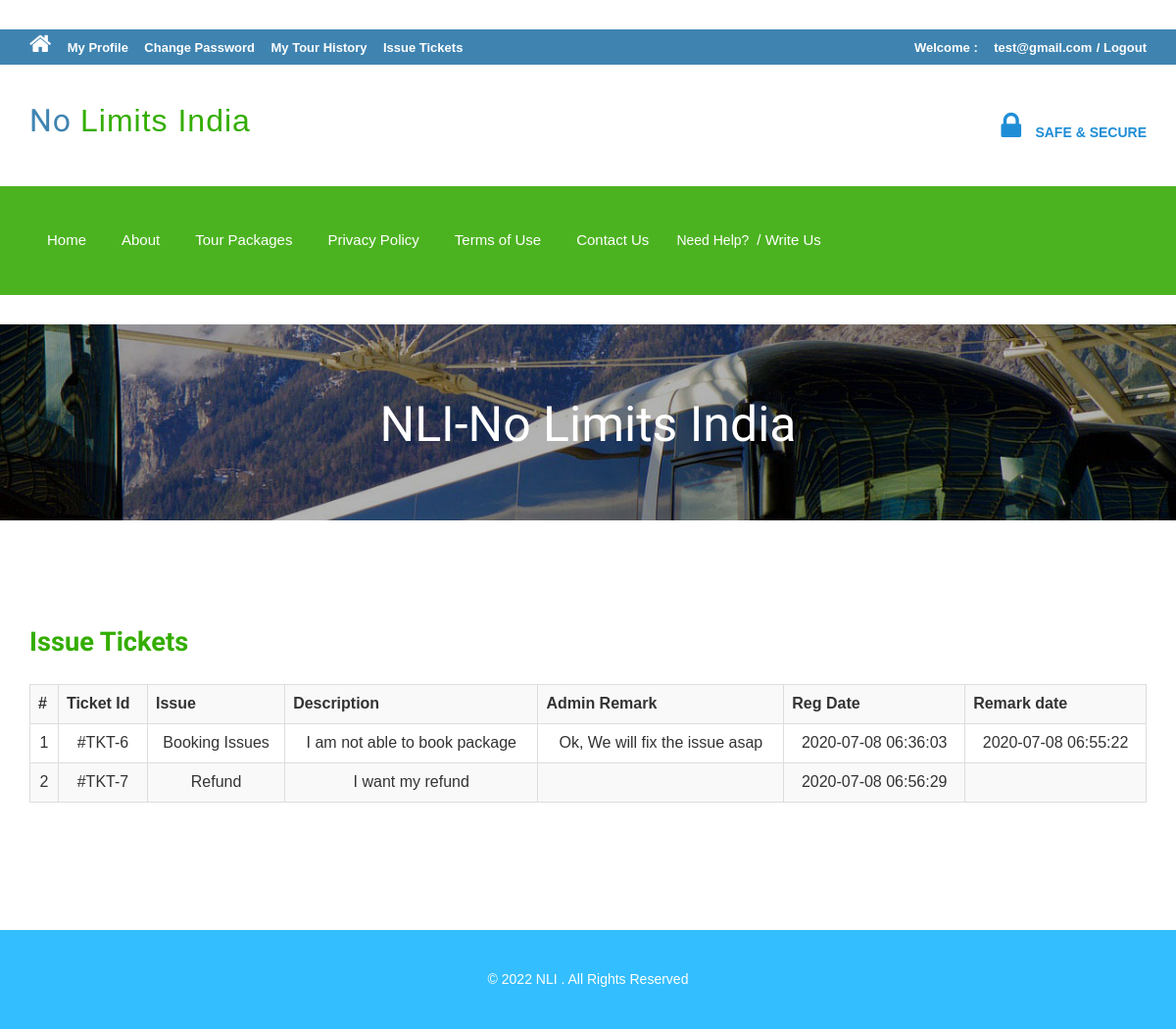
/issuetickets.php (signed in), run on an earlier commit of the app's database.
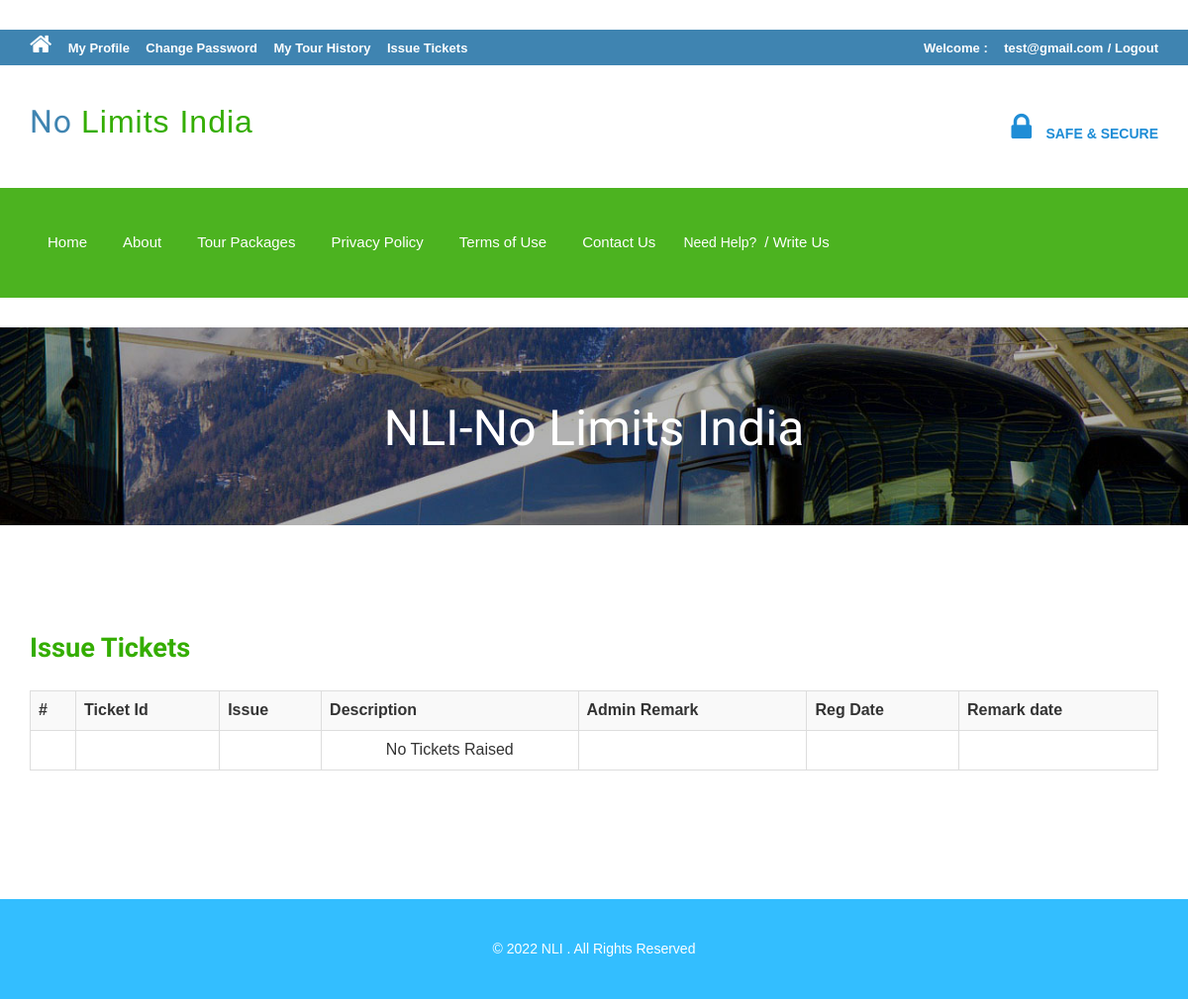
And on a later commit of the database.
### tables this page shows
CREATE TABLE `tblissues` (
  `id` int(11) NOT NULL,
  `UserEmail` varchar(100) DEFAULT NULL,
  `Issue` varchar(100) DEFAULT NULL,
  `Description` mediumtext DEFAULT NULL,
  `PostingDate` timestamp NULL DEFAULT current_timestamp(),
  `AdminRemark` mediumtext DEFAULT NULL,
  `AdminremarkDate` timestamp NULL DEFAULT NULL ON UPDATE current_timestamp()
);

### issuetickets.php (the view, shortened to what this page needs)
<?php
include('includes/config.php');
if (strlen($_SESSION['login']) == 0) {
	header('location:index.php');
} else {
?>
	<!DOCTYPE HTML>
	<html>
	<head>
		<link href="css/bootstrap.css" rel='stylesheet' type='text/css' />
		<link href="css/style.css" rel='stylesheet' type='text/css' />
		<link href="css/font-awesome.css" rel="stylesheet">
		<link href="css/animate.css" rel="stylesheet" type="text/css" media="all">
	</head>
	<body>
		<div class="top-header">
			<?php include('includes/header.php'); ?>
			<div class="banner-1 ">
				<div class="container">
					<h1 class="wow zoomIn animated animated" data-wow-delay=".5s" style="visibility: visible; animation-delay: 0.5s; animation-name: zoomIn;">NLI-No Limits India</h1>
				</div>
			</div>
			<div class="privacy">
				<div class="container">
					<h3 class="wow fadeInDown animated animated" data-wow-delay=".5s" style="visibility: visible; animation-delay: 0.5s; animation-name: fadeInDown;">Issue Tickets</h3>
					<form name="chngpwd" method="post" onSubmit="return valid();">
						<p>
						<table class="table table-bordered table-hover table-striped table-responsive" border="1" width="100%">
							<tr align="center">
								<th>#</th>
								<th>Ticket Id</th>
								<th>Issue</th>
								<th>Description</th>
								<th>Admin Remark</th>
								<th>Reg Date</th>
								<th>Remark date</th>
							</tr>
							<?php
							$uemail = $_SESSION['login'];;
							$sql = "SELECT * from tblissues where UserEmail=:uemail";
							$query = $dbh->prepare($sql);
							$query->bindParam(':uemail', $uemail, PDO::PARAM_STR);
							$query->execute();
							$results = $query->fetchAll(PDO::FETCH_OBJ);
							$cnt = 1;
							if ($query->rowCount() > 0) {
								foreach ($results as $result) {	?>
									<tr align="center">
										<td><?php echo htmlentities($cnt); ?></td>
										<td>#TKT-<?php echo htmlentities($result->id); ?></td>
										<td><?php echo htmlentities($result->Issue); ?></td>
										<td><?php echo htmlentities($result->Description); ?></td>
										<td><?php echo htmlentities($result->AdminRemark); ?></td>
										<td><?php echo htmlentities($result->PostingDate); ?></td>
										<td><?php echo htmlentities($result->AdminremarkDate); ?></td>
									</tr>
								<?php $cnt = $cnt + 1;
								}
							} else { ?>
								<tr align="center">
									<td></td>
									<td></td>
									<td></td>
									<td>No Tickets Raised</td>
									<td></td>
									<td></td>
									<td></td>
								</tr>
							<?php } ?>
						</table>
						</p>
					</form>
				</div>
			</div>
			<?php include('includes/footer.php'); ?>
	</body>
	</html>
<?php } ?>

### includes/header.php (shortened to what this page needs)
<?php if ($_SESSION['login']) { ?>
	<div class="top-header">
		<div class="container">
			<ul class="tp-hd-lft wow fadeInLeft animated" data-wow-delay=".5s">
				<li class="hm"><a href="index.html"><i class="fa fa-home"></i></a></li>
				<li class="prnt"><a href="profile.php">My Profile</a></li>
				<li class="prnt"><a href="change-password.php">Change Password</a></li>
				<li class="prnt"><a href="tour-history.php">My Tour History</a></li>
				<li class="prnt"><a href="issuetickets.php">Issue Tickets</a></li>
			</ul>
			<ul class="tp-hd-rgt wow fadeInRight animated" data-wow-delay=".5s">
				<li class="tol">Welcome :</li>
				<li class="sig"><?php echo htmlentities($_SESSION['login']); ?></li>
				<li class="sigi"><a href="logout.php">/ Logout</a></li>
			</ul>
			<div class="clearfix"></div>
		</div>
	</div><?php } ?>
<div class="header">
	<div class="container">
		<div class="logo wow fadeInDown animated" data-wow-delay=".5s">
			<a href="index.php">No <span>Limits India</span></a>
		</div>
		<div class="lock fadeInDown animated" data-wow-delay=".5s">
			<li><i class="fa fa-lock"></i></li>
			<li>
				<div class="securetxt">SAFE &amp; SECURE </div>
			</li>
		</div>
		<div class="clearfix"></div>
	</div>
</div>
<div class="footer-btm wow fadeInLeft animated" data-wow-delay=".5s">
	<div class="container">
		<div class="navigation">
			<nav class="navbar navbar-default">
				<div class="collapse navbar-collapse nav-wil" id="bs-example-navbar-collapse-1">
					<nav class="cl-effect-1">
						<ul class="nav navbar-nav">
							<li><a href="index.php">Home</a></li>
							<li><a href="page.php?type=aboutus">About</a></li>
							<li><a href="package-list.php">Tour Packages</a></li>
							<li><a href="page.php?type=privacy">Privacy Policy</a></li>
							<li><a href="page.php?type=terms">Terms of Use</a></li>
							<li><a href="page.php?type=contact">Contact Us</a></li>
							<?php if ($_SESSION['login']) { ?>
								<li>Need Help?<a href="#" data-toggle="modal" data-target="#myModal3"> / Write Us </a> </li>
							<?php } else { ?>
								<li><a href="enquiry.php"> Enquiry </a> </li>
							<?php } ?>
							<div class="clearfix"></div>
						</ul>
					</nav>
				</div>
			</nav>
		</div>
	</div>
</div>

### includes/footer.php (shortened to what this page needs)
<div class="copy-right1">
	<div class="container">
		<p class="wow zoomIn animated animated" data-wow-delay=".5s" style="visibility: visible; animation-delay: 0.5s; animation-name: zoomIn;">© 2022 NLI . All Rights Reserved </p>
	</div>
</div>

### css/style.css (style rules this page uses)
html, body { font-size: 100%; background: #fff; font-family: 'Open Sans', sans-serif; }
body a,.grid_1,plan_1,plan_1.one,plan_1.two,i.icon1, i.icon2, i.icon3, i.icon4, i.icon5, i.icon6 { transition:0.5s all; -webkit-transition:0.5s all; -moz-transition:0.5s all; -o-transition:0.5s all; -ms-transition:0.5s all; }
h1,h2,h3,h4,h5,h6 { margin:0; font-family: 'Roboto Condensed', sans-serif; }
p { margin:0; }
ul { margin:0; padding:0; }
.logo a { color: #3F84B1; letter-spacing: 1px; font-size: 2em; font-weight: 400; display: block; text-decoration: none; font-family: 'Oswald', sans-serif; }
.logo span { color:#34ad00; }
i.fa.fa-home { font-size: 24px; }
.top-header { background-color: #3F84B1; border-bottom: 0 none; height: 36px; line-height: 35px; }
ul.tp-hd-lft { float: left; }
ul.tp-hd-lft li { display: inline-block; }
li.hm,li.prnt { margin-right: 12px; }
ul.tp-hd-lft a { font-size: 13px; font-weight: 600; color:#fff; }
ul.tp-hd-rgt { float:right; }
ul.tp-hd-rgt li { display: inline-block; font-size: 13px; font-weight: 600; color:#fff; }
ul.tp-hd-rgt a { font-size: 13px; font-weight: 600; color:#fff; }
li.ned,li.wrt,li.tol { margin-right: 12px; }
.header { background-color: #fff; margin: 0; padding: 10px 0 8px; }
.logo a { display: block; }
.logo { float: left; margin-right: 60px; }
.lock { float: right; margin-top: 7px; }
.securetxt { color: #1f8dd6; line-height: 18px; margin-top: 0px; font-size: 14px; font-weight:600; }
.lock li { display: inline-block; }
i.fa.fa-lock { color:#1f8dd6; font-size: 2em; padding-right: 10px; }
.footer-btm li { display: inline-block; margin: 0 10px; font-size: 14px; color: #fff; }
.footer-btm li a { font-size: 15px; color: #fff; display: inline-block; padding: 5px 8px; }
.footer-btm { background:#4CB320; padding: 0.5em 0; text-align:center; }
.banner-1 { background: url(../images/3.jpg)no-repeat; background-size: cover; -webkit-background-size: cover; -o-background-size: cover; -ms-background-size: cover; -moz-background-size: cover; min-height:200px; }
.banner-1 h1 { font-size: 50px; margin-bottom: 40px; padding: 1.5em 0 0; text-align: center; color: #ffffff; }
.privacy h3 { color: #34AD00; font-size: 1.7em; font-weight: 700; margin-bottom: 1em; }
.privacy { padding: 5em 0; }
.privacy p { font-size: 1em; line-height: 1.8em; color: #999; margin: 1em 0; }
.navbar-default { background-color: #4CB320 !important; border-color: #4CB320 !important; }
.navbar { min-height: 0px !important; margin-bottom:0px !important; border-radius:0px !important; border: none !important; }
ul.nav.navbar-nav li a { font-size: 15px ; color: #fff; display: inline-block; padding: 5px 8px; }
.navbar-collapse { padding-right: 0px !important; padding-left: 0px !important; }
* { margin: 0; padding: 0; box-sizing: border-box; font-family: 'Poppins', sans-serif }
.container { margin: 30px auto; }
body { background: #eee }

### includes/footer.php (style rules this page uses)
.copy-right1 p { color: #fff; font-size: 14px; line-height: 1.8em; }
.copy-right1 { background: #33BEFF; text-align: center; padding: 0.5em 0; }

What changed in the data, as far as the page shows it:
removed tblissues: id "6", Issue "Booking Issues", Description "I am not able to book package", AdminRemark "Ok, We will fix the issue asap", PostingDate "2020-07-08 06:36:03", AdminremarkDate "2020-07-08 06:55:22"
removed tblissues: id "7", Issue "Refund", Description "I want my refund", PostingDate "2020-07-08 06:56:29"
Also different on the page:
text now shown: "No Tickets Raised"
